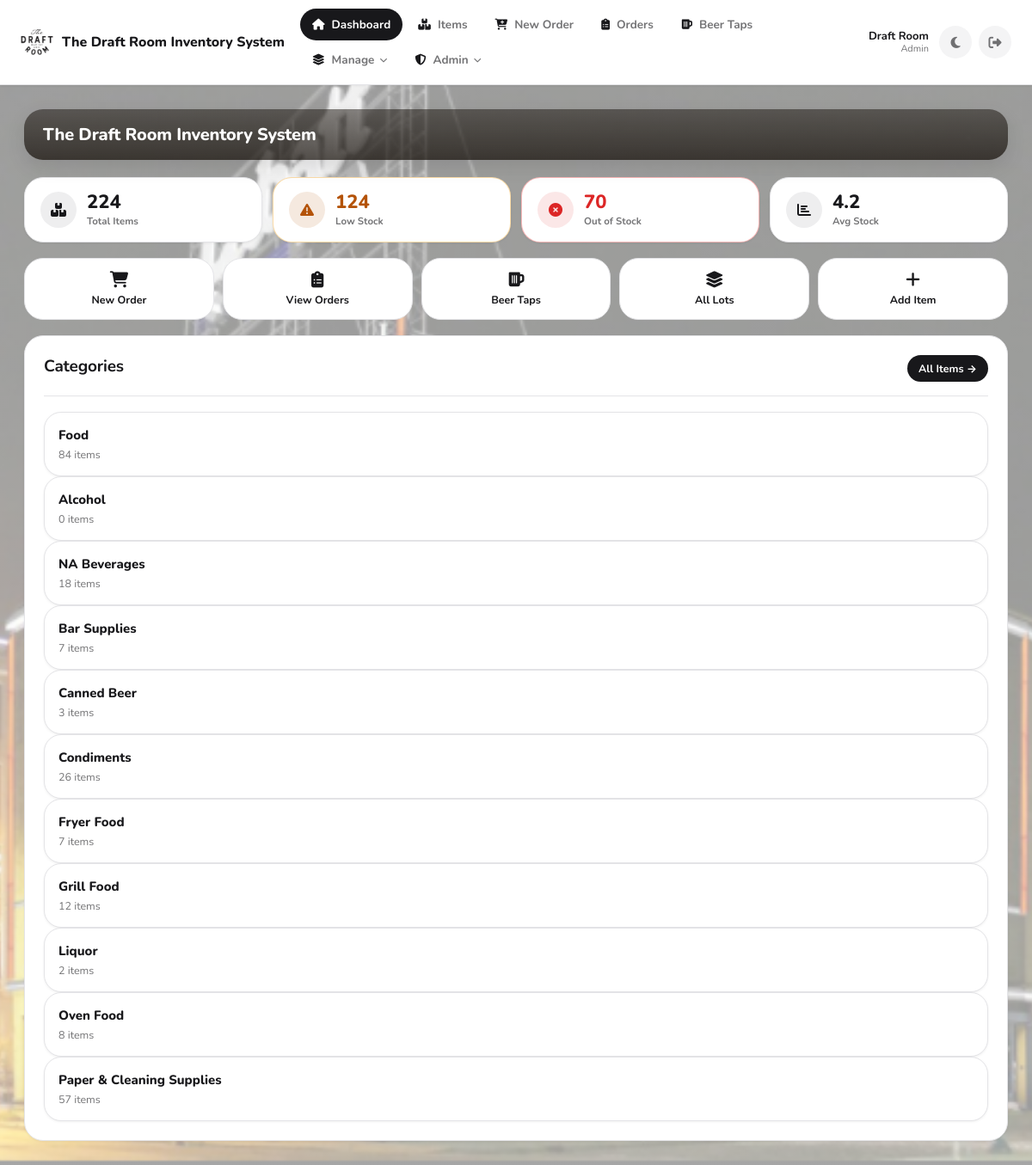
The page / (signed in) on the database its author committed.
### app.py (models this page shows, shortened)
class User(db.Model):
    __tablename__ = "users"
    id = db.Column(db.Integer, primary_key=True)
    username = db.Column(db.String(80), unique=True, nullable=False)
    first_name = db.Column(db.String(80), nullable=True)
    last_name = db.Column(db.String(80), nullable=True)
    password_hash = db.Column(db.String(255), nullable=False)
    role = db.Column(db.String(20), nullable=False, default="staff")  # Backward compatibility
    role_id = db.Column(db.Integer, db.ForeignKey('roles.id'), nullable=True)  # New: reference to Role
    is_active = db.Column(db.Boolean, nullable=False, default=True)
    created_at = db.Column(db.DateTime, nullable=False, default=utcnow)
    role_obj = db.relationship('Role', backref='users')
    def display_name(self) -> str:
        full = f"{(self.first_name or '').strip()} {(self.last_name or '').strip()}".strip()
        return full if full else self.username
    def get_role_name(self):
        if self.role_obj:
            return self.role_obj.name
        return self.role

### app.py (the view)
@app.get("/")
def dashboard():
    guard = require_view_access()
    if guard:
        return guard
    counts = db.session.query(Item.category, func.count(Item.id)).group_by(Item.category).all()
    counts_map = {c: int(n) for (c, n) in counts}
    categories = [{"name": cat, "count": counts_map.get(cat, 0)} for cat in CATEGORY_ORDER]
    extras = sorted([c for c in counts_map.keys() if c not in CATEGORY_ORDER])
    for cat in extras:
        categories.append({"name": cat, "count": counts_map.get(cat, 0)})
    total_items = Item.query.count()
    low_stock_items = Item.query.filter(
        or_(
            and_(Item.par_level.isnot(None), Item.on_hand_count < Item.par_level),
            and_(Item.par_level.is_(None), Item.on_hand_count < 5),
        )
    ).count()
    items_needing_order = Item.query.filter(Item.on_hand_count == 0).count()
    average_stock = db.session.query(func.avg(Item.on_hand_count)).scalar() or 0
    order_analytics = {
        "total_items": total_items,
        "low_stock": low_stock_items,
        "out_of_stock": items_needing_order,
        "avg_stock": round(float(average_stock), 1)
    }
    return render_template("dashboard.html", categories=categories, order_analytics=order_analytics)

### app.py (called while the page is built)
@app.after_request
def add_security_headers_response(response):
    response.headers["X-Frame-Options"] = "SAMEORIGIN"
    response.headers["X-XSS-Protection"] = "1; mode=block"
    response.headers["X-Content-Type-Options"] = "nosniff"
    response.headers["Content-Security-Policy"] = (
        "default-src 'self'; "
        "script-src 'self' 'unsafe-inline' https://cdnjs.cloudflare.com; "
        "style-src 'self' 'unsafe-inline' https://cdnjs.cloudflare.com; "
        "font-src 'self' https://cdnjs.cloudflare.com; "
        "img-src 'self' data:; "
        "connect-src 'self'; "
        "frame-ancestors 'self'"
    )
    response.headers["Referrer-Policy"] = "strict-origin-when-cross-origin"
    response.headers["Permissions-Policy"] = (
        "geolocation=(), "
        "microphone=(), "
        "camera=(), "
        "payment=()"
    )
    return response

def utcnow() -> datetime:
    return datetime.now(timezone.utc)

def current_user() -> Optional["User"]:
    uid = session.get("user_id")
    if not uid:
        return None
    try:
        return User.query.get(int(uid))
    except Exception:
        return None

def current_user_role() -> str:
    if session.get("break_glass_admin") is True:
        return "admin"
    u = current_user()
    if not u:
        return ""
    return (u.role or "").lower()

def is_logged_in() -> bool:
    return (session.get("break_glass_admin") is True) or (session.get("user_id") is not None)

def can_manage_users() -> bool:
    u = current_user()
    if not u:
        return False
    if session.get("break_glass_admin") is True:
        return True
    if u.role_id:
        role = Role.query.get(u.role_id)
        if role and role.is_admin:
            return True
    if u.role == "admin":
        return True
    return False

def can_edit_inventory() -> bool:
    if session.get("break_glass_admin") is True:
        return True
    u = current_user()
    if not u:
        return False
    if u.role_id:
        role = Role.query.get(u.role_id)
        if role and role.has_permission("can_edit_items"):
            return True
    if u.role == "admin":
        return True
    return False

def require_view_access():
    if not is_logged_in():
        return redirect("/login")
    if session.get("break_glass_admin") is True:
        return None
    if not can_view_inventory():
        session.clear()
        flash("Access denied.", "error")
        return redirect("/login")
    return None

### templates/dashboard.html
{% extends "base.html" %}
{% block content %}
<div class="hero-banner">
  <div class="hero-banner-inner">
    <h1>The Draft Room Inventory System</h1>
  </div>
</div>
<div class="dash-stats">
  <div class="dash-stat">
    <div class="dash-stat-icon"><i class="fas fa-boxes"></i></div>
    <div>
      <div class="dash-stat-val">{{ order_analytics.total_items }}</div>
      <div class="dash-stat-lbl">Total Items</div>
    </div>
  </div>
  <a href="/order" class="dash-stat {% if order_analytics.low_stock > 0 %}dash-stat-warn{% endif %}">
    <div class="dash-stat-icon"><i class="fas fa-exclamation-triangle"></i></div>
    <div>
      <div class="dash-stat-val">{{ order_analytics.low_stock }}</div>
      <div class="dash-stat-lbl">Low Stock</div>
    </div>
  </a>
  <a href="/order" class="dash-stat {% if order_analytics.out_of_stock > 0 %}dash-stat-danger{% endif %}">
    <div class="dash-stat-icon"><i class="fas fa-times-circle"></i></div>
    <div>
      <div class="dash-stat-val">{{ order_analytics.out_of_stock }}</div>
      <div class="dash-stat-lbl">Out of Stock</div>
    </div>
  </a>
  <div class="dash-stat">
    <div class="dash-stat-icon"><i class="fas fa-chart-bar"></i></div>
    <div>
      <div class="dash-stat-val">{{ order_analytics.avg_stock }}</div>
      <div class="dash-stat-lbl">Avg Stock</div>
    </div>
  </div>
</div>
<div class="quick-actions">
  <a href="/order" class="quick-btn">
    <i class="fas fa-shopping-cart"></i>
    <span>New Order</span>
  </a>
  <a href="/orders" class="quick-btn">
    <i class="fas fa-clipboard-list"></i>
    <span>View Orders</span>
  </a>
  <a href="/beers/dashboard" class="quick-btn">
    <i class="fas fa-beer"></i>
    <span>Beer Taps</span>
  </a>
  <a href="/lots" class="quick-btn">
    <i class="fas fa-layer-group"></i>
    <span>All Lots</span>
  </a>
  {% if can_edit_inventory %}
  <a href="/items/new" class="quick-btn">
    <i class="fas fa-plus"></i>
    <span>Add Item</span>
  </a>
  {% endif %}
</div>
<section class="card">
  <div class="cardhead">
    <h2>Categories</h2>
    <a class="btn small" href="/items">All Items →</a>
  </div>
  <div class="grid3">
    {% for c in categories %}
      <a class="tile" href="/category/{{ c.name }}">
        <div class="tile-title">{{ c.name }}</div>
        <div class="tile-sub">{{ c.count }} item{{ 's' if c.count != 1 else '' }}</div>
      </a>
    {% else %}
      <p class="muted">No categories yet. <a href="/items/new">Add your first item.</a></p>
    {% endfor %}
  </div>
</section>
{% endblock %}

### templates/base.html (shortened to what this page needs)
<!DOCTYPE html>
<html lang="en">
<head>
  <link rel="stylesheet" href="/static/style.css?v={{ asset_v }}">
  <link rel="stylesheet" href="https://cdnjs.cloudflare.com/ajax/libs/font-awesome/6.4.0/css/all.min.css">
</head>
<body class="app-body">
  <header class="navbar">
    <div class="navbar-inner">
      <a href="/" class="navbar-brand">
        <img src="{{ url_for('static', filename='favicon-96x96.png') }}" alt="The Draft Room" class="navbar-logo">
        <span>The Draft Room Inventory System</span>
      </a>
      <nav class="navbar-nav">
        <a href="/" class="navlink2 {% if request.path == '/' %}active{% endif %}">
          <i class="fas fa-house"></i><span>Dashboard</span>
        </a>
        <a href="/items" class="navlink2 {% if request.path.startswith('/items') or request.path.startswith('/category') %}active{% endif %}">
          <i class="fas fa-boxes-stacked"></i><span>Items</span>
        </a>
        <a href="/order" class="navlink2 {% if request.path == '/order' %}active{% endif %}">
          <i class="fas fa-cart-plus"></i><span>New Order</span>
        </a>
        <a href="/orders" class="navlink2 {% if request.path.startswith('/orders') or (request.path.startswith('/order/') and request.path != '/order') %}active{% endif %}">
          <i class="fas fa-clipboard-list"></i><span>Orders</span>
        </a>
        <a href="/beers/dashboard" class="navlink2 {% if '/beers' in request.path %}active{% endif %}">
          <i class="fas fa-beer-mug-empty"></i><span>Beer Taps</span>
        </a>
        {% if can_edit_inventory %}
        <div class="navdd">
          <button type="button" class="navlink2 navdd-toggle {% if request.path.startswith('/suppliers') or request.path.startswith('/users') or request.path.startswith('/settings') %}active{% endif %}">
            <i class="fas fa-layer-group"></i><span>Manage</span><i class="fas fa-chevron-down navdd-caret"></i>
          </button>
        </div>
        {% endif %}
        {% if can_manage_users %}
        <div class="navdd">
          <button type="button" class="navlink2 navdd-toggle {% if request.path.startswith('/audit') or request.path.startswith('/admin/roles') %}active{% endif %}">
            <i class="fas fa-shield-halved"></i><span>Admin</span><i class="fas fa-chevron-down navdd-caret"></i>
          </button>
        </div>
        {% endif %}
      </nav>
      <div class="navbar-actions">
        {% if current_user %}
        <div class="navbar-user">
          <span class="navbar-user-name">
            {% if current_user.first_name or current_user.last_name %}
              {{ current_user.first_name }} {{ current_user.last_name }}
            {% else %}
              {{ current_user.username }}
            {% endif %}
          </span>
          <span class="navbar-user-role">{{ auth_role_name.title() if auth_role_name else 'User' }}</span>
        </div>
        {% endif %}
        <button class="theme-toggle" id="themeToggle" title="Toggle light/dark theme">
        </button>
        <a href="/logout" class="logout-btn" title="Logout">
          <i class="fas fa-sign-out-alt"></i>
        </a>
      </div>
    </div>
  </header>
  <main class="main-content">
    <div class="page-content">
      {% block content %}{% endblock %}
    </div>
  </main>
</body>
</html>

### rows shown on the page
User: first_name "Draft", last_name "Room", role "Admin"

### other values the page prints
{{ order_analytics.total_items }} "224"
{{ order_analytics.low_stock }} "124"
{{ order_analytics.out_of_stock }} "70"
{{ order_analytics.avg_stock }} "4.2"
{{ c.name }} "Food" "Alcohol" "NA Beverages" "Bar Supplies" "Canned Beer" "Condiments" "Fryer Food" "Grill Food" "Liquor" "Oven Food" "Paper & Cleaning Supplies"
{{ c.count }} "84" "0" "18" "7" "3" "26" "7" "12" "2" "8" "57"
{{ 's' if c.count != 1 else '' }} "s" "s" "s" "s" "s" "s" "s" "s" "s" "s" "s"
